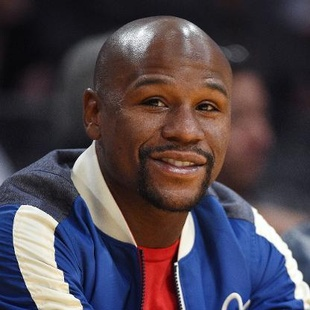
#> input picture PY3/readonly/floyd.jpg, 310 x 310 px, shrunk from 416 x 416 before the run
$ jupyter execute comparing_image.ipynb
#> lines starting #> are read from the running program, lines starting #| are printed output that depends on the picture
Comparing Image Data Structures

[cell 1]
# OpenCV supports reading of images in most file formats, such as JPEG, PNG, and TIFF. Most image and
# video analysis requires converting images into grayscale first. This simplifies the image and reduces
# noise allowing for improved analysis. Let's write some code that reads an image of as person, Floyd
# Mayweather and converts it into greyscale.

# First we will import the open cv package cv2
import cv2 as cv
# We'll load the floyd.jpg image
img = cv.imread('readonly/floyd.jpg')
#> img is the input picture: shape (310, 310, 3); mean B, G, R 77.4, 68.5, 78.7
# And we'll convert it to grayscale using the cvtColor image
gray = cv.cvtColor(img, cv.COLOR_BGR2GRAY)
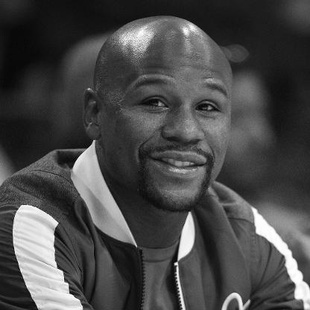
#> gray: shape (310, 310); min 2, max 255, mean 72.5

# Now, before we get to the result, lets talk about docs. Just like tesseract, opencv is an external
# package written in C++, and the docs for python are really poor. This is unfortunatly quite common
# when python is being used as a wrapper. Thankfully, the web docs for opencv are actually pretty good,
# so hit the website docs.opencv.org when you want to learn more about a particular function. In this
# case cvtColor converts from one color space to another, and we are convering our image to grayscale.
# Of course, we already know at least two different ways of doing this, using binarization and PIL
# color spaces conversions

# Lets instpec this object that has been returned.
import inspect
inspect.getmro(type(gray))

[cell 2]
# We see that it is of type ndarray, which is a fundamental list type coming from the numerical
# python project. That's a bit surprising - up until this point we have been used to working with
# PIL.Image objects. OpenCV, however, wants to represent an image as a two dimensional sequence
# of bytes, and the ndarray, which stands for n dimensional array, is the ideal way to do this.
# Lets look at the array contents.
gray

[cell 3]
# The array is shown here as a list of lists, where the inner lists are filled with integers.
# The dtype=uint8 definition indicates that each of the items in an array is an 8 bit unsigned
# integer, which is very common for black and white images. So this is a pixel by pixel definition
# of the image.
#
# The display package, however, doesn't know what to do with this image. So lets convert it
# into a PIL object to render it in the browser.
from PIL import Image

# PIL can take an array of data with a given color format and convert this into a PIL object.
# This is perfect for our situation, as the PIL color mode, "L" is just an array of luminance
# values in unsigned integers
image = Image.fromarray(gray, "L")
display(image)

[cell 4]
# Lets talk a bit more about images for a moment. Numpy arrays are multidimensional. For
# instance, we can define an array in a single dimension:
import numpy as np
single_dim = np.array([25, 50 , 25, 10, 10])

# In an image, this is analagous to a single row of 5 pixels each in grayscale. But actually,
# all imaging libraries tend to expect at least two dimensions, a width and a height, and to
# show a matrix. So if we put the single_dim inside of another array, this would be a two
# dimensional array with element in the height direction, and five in the width direction
double_dim = np.array([single_dim])

double_dim

[cell 5]
# This should look pretty familiar, it's a lot like a list of lists! Lets see what this new
# two dimensional array looks like if we display it
display(Image.fromarray(double_dim, "L"))

[cell 6]
# Pretty unexciting - it's just a little line. Five pixels in a row to be exact, of different
# levels of black. The numpy library has a nice attribute called shape that allows us to see how
# many dimensions big an array is. The shape attribute returns a tuple that shows the height of
# the image, by the width of the image
double_dim.shape

[cell 7]
# Lets take a look at the shape of our initial image which we loaded into the img variable
img.shape
#> Out = (310, 310, 3)

[cell 8]
# This image has three dimensions! That's because it has a width, a height, and what's called
# a color depth. In this case, the color is represented as an array of three values. Lets take a
# look at the color of the first pixel
first_pixel=img[0][0]
#> first_pixel = [36, 36, 54]
first_pixel
#> Out = [36, 36, 54]

[cell 9]
# Here we see that the color value is provided in full RGB using an unsigned integer. This
# means that each color can have one of 256 values, and the total number of unique colors
# that can be represented by this data is 256 * 256 *256 which is roughly 16 million colors.
# We call this 24 bit color, which is 8+8+8.
#
# If you find yourself shopping for a television, you might notice that some expensive models
# are advertised as having 10 bit or even 12 bit panels. These are televisions where each of
# the red, green, and blue color channels are represented by 10 or 12 bits instead of 8. For
# ten bit panels this means that there are 1 billion colors capable, and 12 bit panels are
# capable of over 68 billion colors!

[cell 10]
# We're not going to talk much more about color in this course, but it's a fun subject. Instead,
# lets go back to this array representation of images, because we can do some interesting things
# with this.
#
# One of the most common things to do with an ndarray is to reshape it -- to change the number
# of rows and columns that are represented so that we can do different kinds of operations.
# Here is our original two dimensional image
print("Original image")
print(gray)
#> (printed output is left out)
# If we wanted to represent that as a one dimensional image, we just call reshape
print("New image")
# And reshape takes the image as the first parameter, and a new shape as the second
image1d=np.reshape(gray,(1,gray.shape[0]*gray.shape[1]))
print(image1d)
#> (printed output is left out)

[cell 11]
# So, why are we talking about these nested arrays of bytes, we were supposed to be talking
# about OpenCV as a library. Well, I wanted to show you that often libraries working on the
# same kind of principles, in this case images stored as arrays of bytes, are not representing
# data in the same way in their APIs. But, by exploring a bit you can learn how the internal
# representation of data is stored, and build routines to convert between formats.
#
# For instance, remember in the last lecture when we wanted to look for gaps in an image so
# that we could draw lines to feed into kraken? Well, we use PIL to do this, using getpixel()
# to look at individual pixels and see what the luminosity was, then ImageDraw.rectangle to
# actually fill in a black bar separator. This was a nice high level API, and let us write
# routines to do the work we wanted without having to understand too much about how the images
# were being stored. But it was computationally very slow.
#
# Instead, we could write the code to do this using matrix features within numpy. Lets take
# a look.
import cv2 as cv
# We'll load the 2 column image
img = cv.imread('readonly/two_col.png')
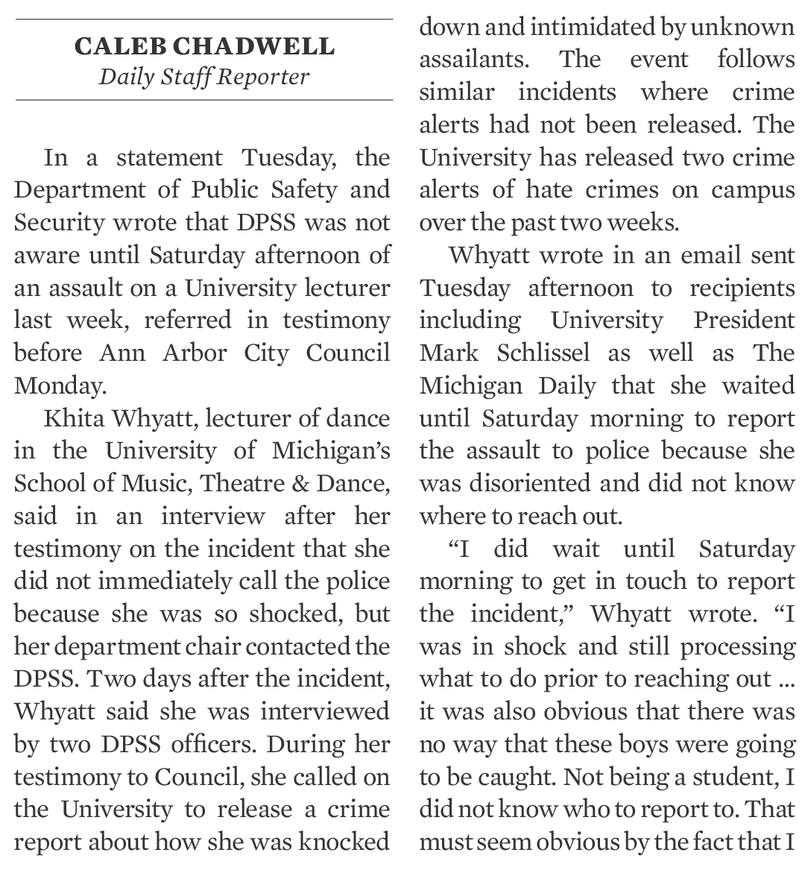
#> input picture PY3/readonly/two_col.png, 808 x 873 px, shrunk from 1084 x 1171 before the run
#> img is the input picture: shape (873, 808, 3); mean B, G, R 232.3, 232.2, 231.8
# And we'll convert it to grayscale using the cvtColor image
gray = cv.cvtColor(img, cv.COLOR_BGR2GRAY)
#> gray: shape (873, 808)

[cell 12]
# Now, remember how slicing on a list works, if you have a list of number such as
# a=[0,1,2,3,4,5] then a[2:4] will return the sublist of numbers at position 2 through 4
# inclusive - don't forget that lists start indexing at 0!
# If we have a two dimensional array, we can slice out a smaller piece of that using the
# format a[2:4,1:3]. You can think of this as first slicing along the rows dimension, then
# in the columns dimension. So in this example, that would be a matrix of rows 2, and 3,
# and columns 1, and 2. Here's a look at our image.
gray[2:4,1:3]
#> Out = [[255, 255], [255, 255]]

[cell 13]
# So we see that it is all white. We can use this as a "window" and move it around our
# our big image.
#
# Finally, the ndarray library has lots of matrix functions which are generally very fast
# to run. One that we want to consider in this case is count_nonzero(), which just returns
# the number of entries in the matrix which are not zero.
np.count_nonzero(gray[2:4,1:3])
#> Out = 4
